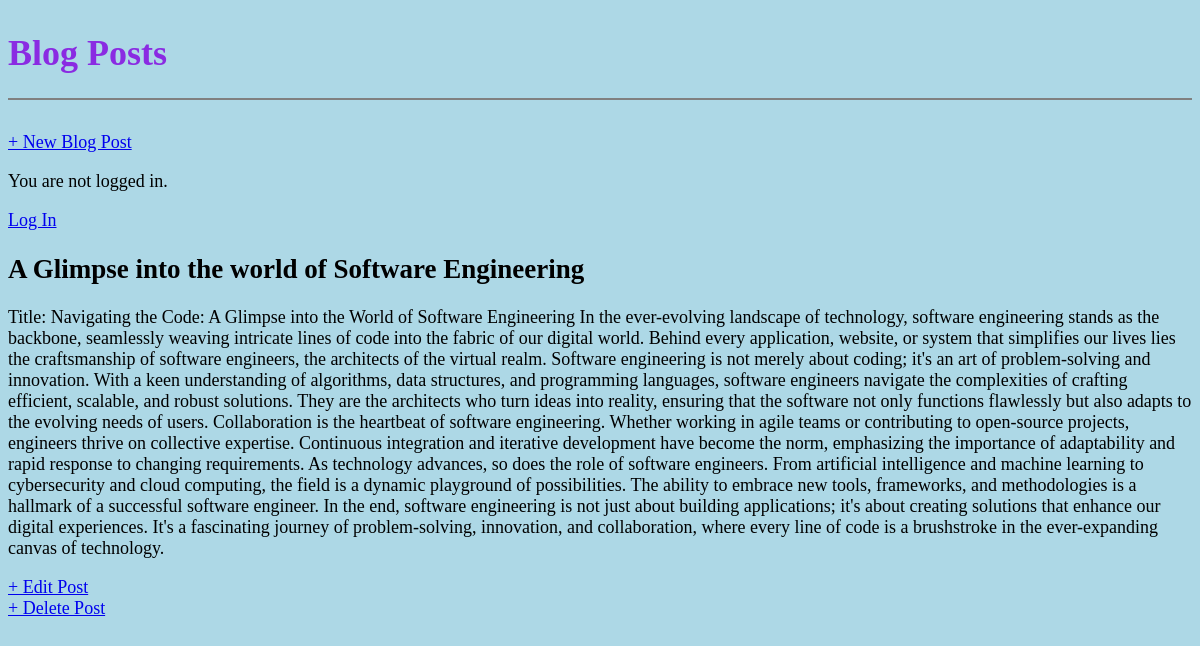
The app's page /post/1/ with its own data.
### blog/models.py (models this page shows, shortened)
class Post(models.Model):
    title = models.CharField(max_length=200)
    author = models.ForeignKey(
        'auth.User',
        on_delete=models.CASCADE,  # When the user is deleted, also delete their posts
    )
    body = models.TextField()

### blog/views.py (the view)
# urls.py: path('post/<int:pk>/', PostDetails.as_view(), name= 'post_detail'),
class PostDetails(DetailView):
    model = Post
    template_name = 'post_detail.html'

### blog/templates/post_detail.html
{% extends 'base.html' %}
{% block content %}
<div class="post-entry">
    <h2>{{post.title}}</h2>
    <p>{{post.body}}</p>
</div>
<a href="{% url 'edit_post' post.pk %}">+ Edit Post</a>
<div>
    <a href="{% url 'delete_post' post.pk %}">+ Delete Post</a>
</div>
{% endblock content %}

### static/css/base.css (style rules this page uses)
body { font-size: 18px; background-color: lightblue }
.post-entry { margin: 0.5rem 0; }

### records on screen
Post: title "A Glimpse into the world of Software Engineering", body "Title: Navigating the Code: A Glimpse into the World of Software Engineering In the ever-evolving landscape of technology, software engineering stands as the backbone, seamlessly weaving intricate lines of code into the fabric of our digital world. Behind every application, website, or system that simplifies our lives lies the craftsmanship of software engineers, the architects of the virtual realm. Software engineering is not merely about coding; it's an art of problem-solving and innovation. With a keen understanding of algorithms, data structures, and programming languages, software engineers navigate the complexities of crafting efficient, scalable, and robust solutions. They are the…"
